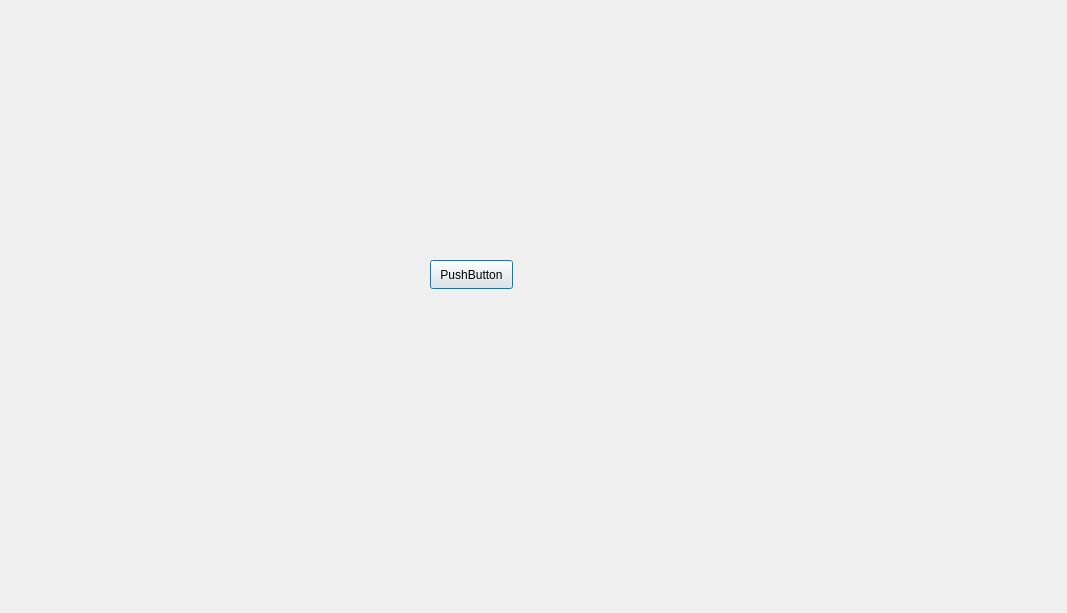
<?xml version="1.0" encoding="UTF-8"?>
<ui version="4.0">
 <class>Dialog</class>
 <widget class="QDialog" name="Dialog">
  <property name="geometry">
   <rect>
    <x>0</x>
    <y>0</y>
    <width>1067</width>
    <height>613</height>
   </rect>
  </property>
  <property name="windowTitle">
   <string>Dialog</string>
  </property>
  <widget class="QPushButton" name="pushButton">
   <property name="geometry">
    <rect>
     <x>430</x>
     <y>260</y>
     <width>83</width>
     <height>29</height>
    </rect>
   </property>
   <property name="text">
    <string>PushButton</string>
   </property>
  </widget>
 </widget>
 <resources/>
 <connections/>
</ui>
